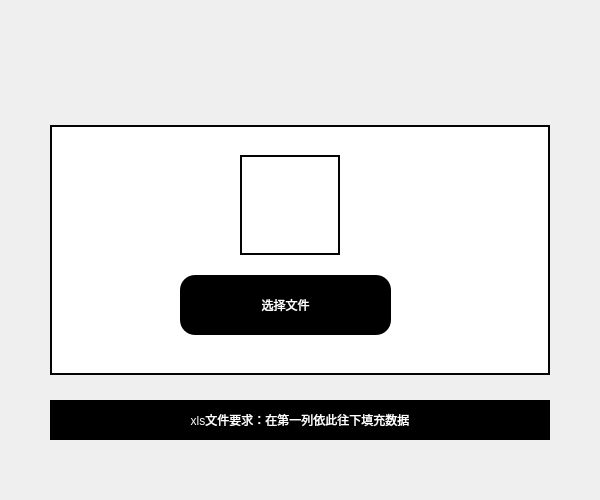
<?xml version="1.0" encoding="UTF-8"?>
<ui version="4.0">
 <class>Form</class>
 <widget class="QWidget" name="Form">
  <property name="geometry">
   <rect>
    <x>0</x>
    <y>0</y>
    <width>600</width>
    <height>500</height>
   </rect>
  </property>
  <property name="minimumSize">
   <size>
    <width>600</width>
    <height>500</height>
   </size>
  </property>
  <property name="maximumSize">
   <size>
    <width>600</width>
    <height>500</height>
   </size>
  </property>
  <property name="windowTitle">
   <string>Form</string>
  </property>
  <widget class="QWidget" name="widget" native="true">
   <property name="geometry">
    <rect>
     <x>50</x>
     <y>125</y>
     <width>500</width>
     <height>250</height>
    </rect>
   </property>
   <property name="minimumSize">
    <size>
     <width>500</width>
     <height>250</height>
    </size>
   </property>
   <property name="maximumSize">
    <size>
     <width>500</width>
     <height>250</height>
    </size>
   </property>
   <property name="styleSheet">
    <string notr="true">background-color: rgb(255, 255, 255);
border:2px solid rgb(3, 3, 3);


</string>
   </property>
   <widget class="QPushButton" name="pushButton">
    <property name="geometry">
     <rect>
      <x>130</x>
      <y>150</y>
      <width>211</width>
      <height>60</height>
     </rect>
    </property>
    <property name="minimumSize">
     <size>
      <width>0</width>
      <height>60</height>
     </size>
    </property>
    <property name="maximumSize">
     <size>
      <width>16777215</width>
      <height>60</height>
     </size>
    </property>
    <property name="styleSheet">
     <string notr="true">
QPushButton{
	background-color:rgb(0, 0, 0);
	border-radius:15px;
	font: 25 20pt &quot;微软雅黑 Light&quot;;
	color: rgb(255, 255, 255);
    border:none;
}
QPushButton:hover{
	background-color:rgb(0, 0, 77);
   
}
QPushButton:pressed{
	background-color:rgb(91, 0, 0);
}
QPushButton:disabled{
	background-color:rgb(88, 88, 88);
}

</string>
    </property>
    <property name="text">
     <string>选择文件</string>
    </property>
   </widget>
   <widget class="QWidget" name="widget_2" native="true">
    <property name="geometry">
     <rect>
      <x>190</x>
      <y>30</y>
      <width>100</width>
      <height>100</height>
     </rect>
    </property>
    <property name="minimumSize">
     <size>
      <width>100</width>
      <height>100</height>
     </size>
    </property>
    <property name="maximumSize">
     <size>
      <width>100</width>
      <height>100</height>
     </size>
    </property>
    <property name="styleSheet">
     <string notr="true">border-image: url(:/newPrefix/下载.jpg);</string>
    </property>
   </widget>
  </widget>
  <widget class="QLabel" name="label">
   <property name="geometry">
    <rect>
     <x>50</x>
     <y>400</y>
     <width>500</width>
     <height>40</height>
    </rect>
   </property>
   <property name="minimumSize">
    <size>
     <width>500</width>
     <height>40</height>
    </size>
   </property>
   <property name="maximumSize">
    <size>
     <width>500</width>
     <height>40</height>
    </size>
   </property>
   <property name="styleSheet">
    <string notr="true">background-color: rgb(0, 0, 0);
font: 25 18pt &quot;微软雅黑 Light&quot;;

color: rgb(255, 255, 255);</string>
   </property>
   <property name="text">
    <string>xls文件要求：在第一列依此往下填充数据</string>
   </property>
   <property name="alignment">
    <set>Qt::AlignCenter</set>
   </property>
  </widget>
 </widget>
 <resources>
  <include location="img.qrc"/>
 </resources>
 <connections>
  <connection>
   <sender>pushButton</sender>
   <signal>clicked()</signal>
   <receiver>Form</receiver>
   <slot>openCsv()</slot>
   <hints>
    <hint type="sourcelabel">
     <x>700</x>
     <y>199</y>
    </hint>
    <hint type="destinationlabel">
     <x>727</x>
     <y>314</y>
    </hint>
   </hints>
  </connection>
 </connections>
 <slots>
  <slot>openCsv()</slot>
 </slots>
</ui>
